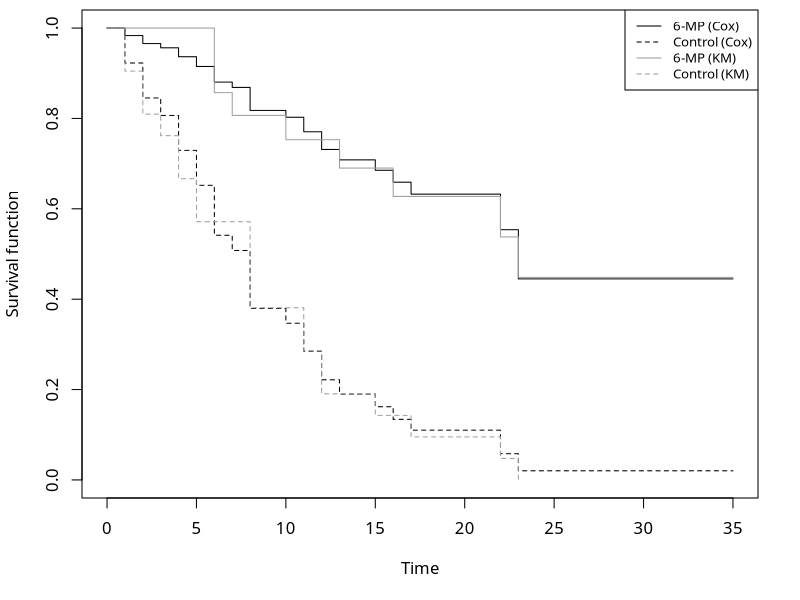
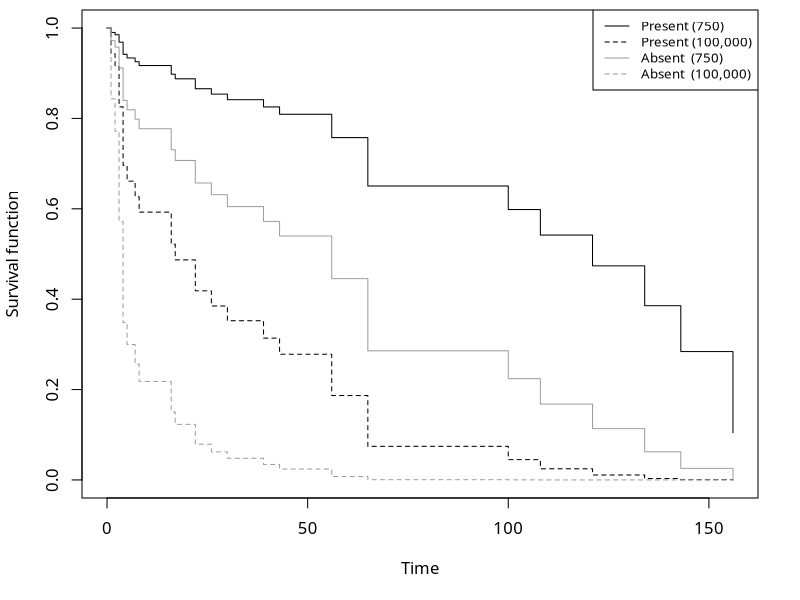
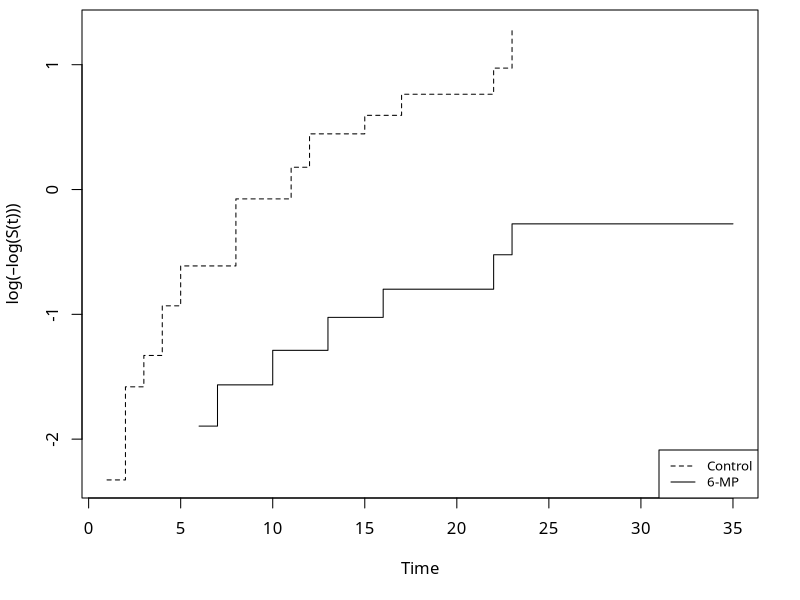
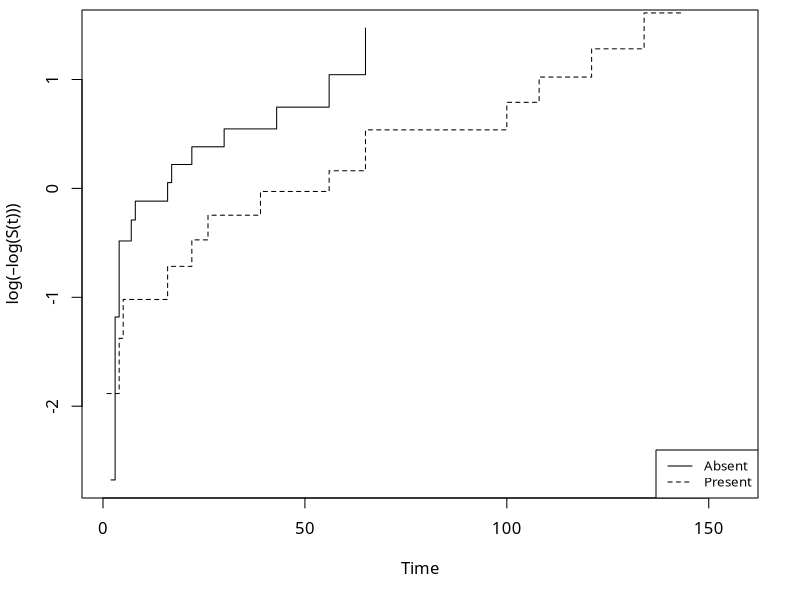
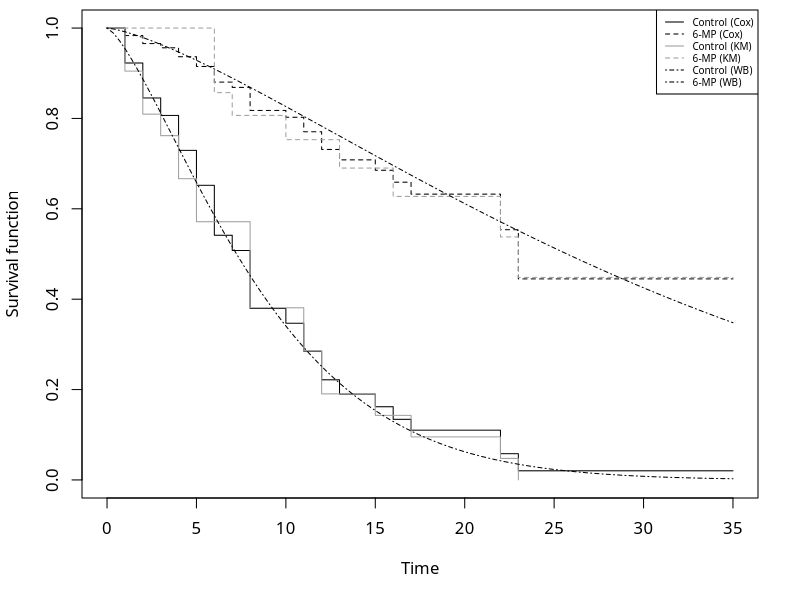

Write the R code that produced these figures, in order.
## ---- chunk 1
#| echo: FALSE
#| output: FALSE
#| message: FALSE
knitr::opts_chunk$set(include = TRUE)
options(digits = 4)
library("tidyverse")
library("MASS")
library("survival")
## ---- chunk 2
as_tibble(leuk)
## ---- chunk 3
as_tibble(gehan)
## ---- chunk 4
gehan.cox <- coxph(Surv(time, event = cens) ~ treat, data = gehan)
summary(gehan.cox)
## ---- chunk 5
par(family = "Latin Modern Roman 10", mar = c(5.1, 4.1, 0.5, 2.1))

gehan.S  <- survfit(gehan.cox, newdata = data.frame(treat = c("control", "6-MP")))
gehan.km <- survfit(Surv(time, cens) ~ treat, data = gehan)

plot(gehan.S, ylab = "Survival function", xlab = "Time", lty = c(2,1))
lines(gehan.km, lty = c(1,2), col = 8)
legend("topright", lty = c(1, 2, 1, 2), col = c(1, 1, 8, 8), 
legend = c("6-MP (Cox)","Control (Cox)","6-MP (KM)","Control (KM)"), cex = 0.8)
## ---- chunk 6
as_tibble(leuk)
## ---- chunk 7
leuk.cox <- coxph(Surv(time) ~ ag + log(wbc), data = leuk)
summary(leuk.cox)
## ---- chunk 8
par(family = "Latin Modern Roman 10", mar = c(5.1, 4.1, 0.5, 2.1))

leuk.S <- survfit(leuk.cox, newdata = data.frame(ag  = c("present", "present", "absent", "absent"), 
                                                 wbc = c(750, 100000, 750, 100000)))

plot(leuk.S, ylab= "Survival function", xlab = "Time", lty = c(1, 2, 1, 2), col = c(1, 1, 8, 8))
legend("topright", lty = c(1, 2, 1, 2), col = c(1, 1, 8, 8), 
legend = c("Present (750)", "Present (100,000)","Absent  (750)", "Absent  (100,000)"), cex = 0.8)
## ---- chunk 9
logmlog <- function(x) { log(-log(x)) }

par(family = "Latin Modern Roman 10", mar = c(5.1, 4.1, 0.5, 2.1))

gehan.cox1 <- coxph(Surv(time, event = cens) ~ 1, data = gehan[gehan$treat=="control", ])
gehan.cox2 <- coxph(Surv(time, event = cens) ~ 1, data = gehan[gehan$treat=="6-MP",    ])

gehan.S1<- survfit(gehan.cox1)
gehan.S2<- survfit(gehan.cox2)

plot(gehan.S1, ylab= "log(–log(S(t)))", xlab = "Time", fun = logmlog, conf.int = FALSE, xlim = range(gehan$time), lty = 2)
lines(gehan.S2, fun = logmlog, conf.int = FALSE, lty = 1)
legend("bottomright", lty = c(2, 1), legend = c("Control", "6-MP"), cex = 0.8)
## ---- chunk 10
logmlog <- function(x) { log(-log(x)) }

par(family = "Latin Modern Roman 10", mar = c(5.1, 4.1, 0.5, 2.1))

leuk.cox1 <- coxph(Surv(time) ~ log(wbc), data = leuk[leuk$ag == "absent",  ])
leuk.cox2 <- coxph(Surv(time) ~ log(wbc), data = leuk[leuk$ag == "present", ])

leuk.S1 <- survfit(leuk.cox1, newdata = data.frame(wbc = mean(leuk$wbc)))
leuk.S2 <- survfit(leuk.cox2, newdata = data.frame(wbc = mean(leuk$wbc)))

plot(leuk.S1, ylab = "log(–log(S(t)))", xlab = "Time", fun = logmlog, conf.int = FALSE, xlim = range(leuk$time), lty = 1)
lines(leuk.S2, fun = logmlog, conf.int = FALSE, lty = 2)
legend("bottomright", lty = c(1,2), legend = c("Absent","Present"), cex = 0.8)
## ---- chunk 11
gehan.wb <- survreg(Surv(time, event = cens) ~ treat, data = gehan)
summary(gehan.wb)
## ---- chunk 12
par(family = "Latin Modern Roman 10", mar = c(5.1, 4.1, 0.5, 2.1))
gehan.wb <- survreg(Surv(time, event = cens) ~ treat, data = gehan)

alpha         <- (1 / gehan.wb$scale)
theta.control <- exp(-gehan.wb$coefficients[1] - gehan.wb$coefficients[2])
theta.6MP     <- exp(-gehan.wb$coefficients[1])

plot(gehan.S, ylab = "Survival function", xlab = "Time", lty = c(1,2))
lines(gehan.km, lty = c(2, 1), col = 8)
curve(expr = exp(-(theta.control * x) ^ alpha), from = 0, to = 35, add = TRUE, lty = 4)
curve(expr = exp(-(theta.6MP * x) ^ alpha),     from = 0, to = 35, add = TRUE, lty = 4)
legend("topright", lty = c(1, 2, 1, 2, 4, 4), col = c(1, 1, 8, 8, 1, 1), legend = c("Control (Cox)", "6-MP (Cox)", "Control (KM)", "6-MP (KM)", "Control (WB)", "6-MP (WB)"), cex = 0.6)
## ---- chunk 13
leuk.wb <- survreg(Surv(time) ~ ag + log(wbc), data = leuk)
summary(leuk.wb)
